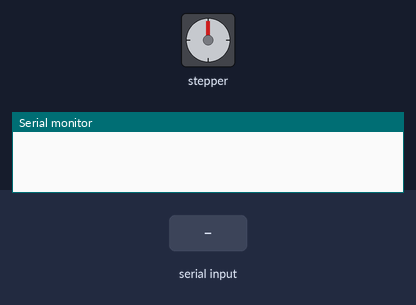
A sketch run on a simulated Arduino Uno, built with avr-gcc and run on an emulated ATmega328P. Parts: stepper motor, the last lines printed to the serial monitor. Wiring (inferred from the names in the program): stepper motor driver (200 steps per turn assumed): step pin 3; direction pin 4; enable pin 5. Inputs (shaded band) come from the test bench.

Above: at 1.2 s.
1.3 s: "m1\n" received over Serial
At 1.51 s:
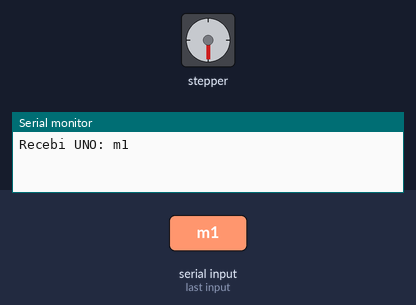
At 2.15 s:
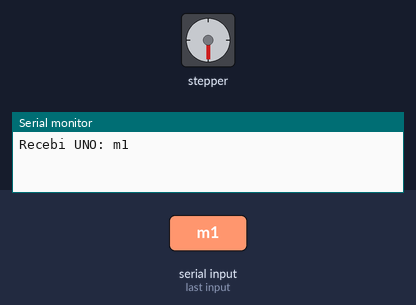
4.3 s: "m0\n" received over Serial
7.3 s: "m1\n" received over Serial
10.3 s: "m0\n" received over Serial
Timing chart, 0 to 69.8 s (numbered marks = the images above; inputs shaded):
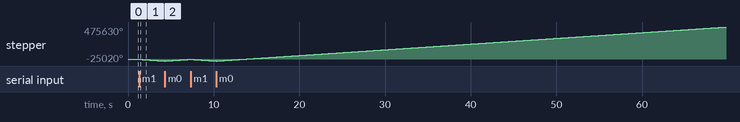

Measured:
- after the input at 1.3 s, stepper: keeps turning counter-clockwise at about 8420°/s, starting at once

The sketch:

seringa_com_serial.ino
```cpp
const int stepPin1 = 3;
const int dirPin1 = 4;
const int enable1 = 5;
int chave;
int tempo = 100;
long int passo = 0;
String recebido;
int valorA = 0;
int filtrado;

int valor = 0;

int valorfinal = 0;
String leStringSerial() {
  String conteudo = "";
  char caractere;

  while (Serial.available() > 0) {
    caractere = Serial.read();
    if (caractere != '\n') {
      conteudo.concat(caractere);
    }
    delay(10);
  }

  Serial.print("Recebi UNO: ");
  Serial.println(conteudo);

  return conteudo;
}


void setup() {
  pinMode(stepPin1, OUTPUT);
  pinMode(dirPin1, OUTPUT);
  pinMode(enable1, OUTPUT);
  pinMode(9, INPUT);
  digitalWrite(9, HIGH);
    digitalWrite(enable1, LOW);
  Serial.begin(115200);
}
void loop() {

  if (Serial.available() > 0) {
    recebido = leStringSerial();
  }

  if (recebido == "mx") {
    digitalWrite(enable1, HIGH);
    Serial.println("Parado");
  }
  if (recebido == "mp") {
    digitalWrite(enable1, HIGH);
    Serial.println(passo);
  }

  if (recebido == "ms") {
    digitalWrite(enable1, HIGH);
    valorA = 0;
    valor = 0;
    valorfinal = 0;
    for (int i = 0; i <= 2500; i++) {
      valorA = analogRead(A1);
      valor = valor + valorA;
    }
    valorfinal = valor / 2500;
    valorfinal = map(valorfinal, 1023, 0, 1000, 0);
    //valorfinal=valorfinal-5;
    Serial.println(valorfinal);
    delay(200);
  }

  if (recebido == "m1") {
    digitalWrite(enable1, LOW);
    for (int i = 0; i < 100 ; i++) {
      digitalWrite(dirPin1, LOW);
      digitalWrite(stepPin1, HIGH);
      delayMicroseconds(tempo);
      digitalWrite(stepPin1, LOW);
      delayMicroseconds(tempo);
      passo++;
      //Serial.println(passo);
    }
  }
  if (recebido == "m0") {
    digitalWrite(enable1, LOW);
    for (int i = 0; i < 100 ; i++) {
      digitalWrite(dirPin1, HIGH);
      digitalWrite(stepPin1, HIGH);
      delayMicroseconds(tempo);
      digitalWrite(stepPin1, LOW);
      delayMicroseconds(tempo);
      passo--;
      //Serial.println(passo);
    }
  }

}
```
